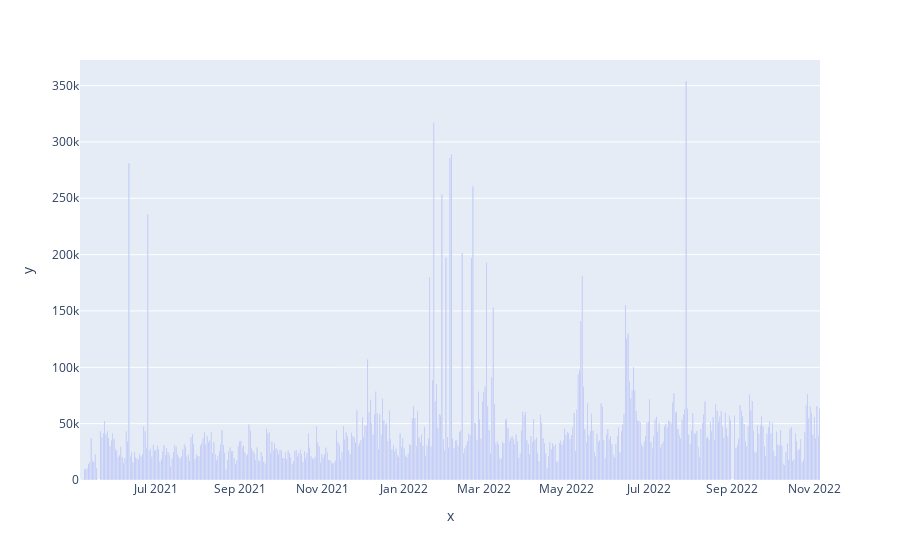

Notebook source saved alongside this figure:
### Code cell
fig = px.bar(x=df['ts'], y=df['trading_volumes'])
fig.show()

### Figure 1 — Plotly figure (JSON) as saved in the notebook; plotly's stock layout.template omitted (floating-point values rounded to 4 significant figures; data arrays with more than 128 entries replaced by an {"elided": "..."} marker saying what was removed)
{"data": [{"alignmentgroup": "True", "hovertemplate": "x=%{x}<br>y=%{y}<extra></extra>", "legendgroup": "", "marker": {"color": "#636efa", "pattern": {"shape": ""}}, "name": "", "offsetgroup": "", "orientation": "v", "showlegend": false, "textposition": "auto", "type": "bar", "x": {"elided": "548 str values"}, "xaxis": "x", "y": {"elided": "548 float values"}, "yaxis": "y"}], "layout": {"barmode": "relative", "legend": {"tracegroupgap": 0}, "margin": {"t": 60}, "xaxis": {"anchor": "y", "domain": [0, 1], "title": {"text": "x"}}, "yaxis": {"anchor": "x", "domain": [0, 1], "title": {"text": "y"}}}}
